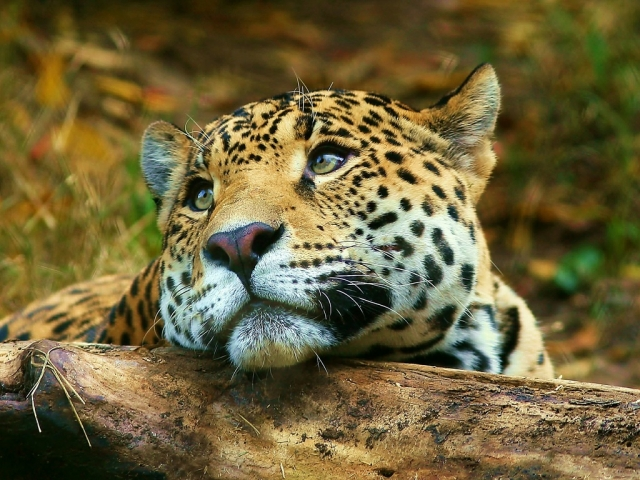
%> input picture vision/hw1/prob_pyramids/tiger.jpg, 640 x 480 px
$ octave pyramids.m   (GNU Octave 9; MATLAB toolbox functions it lacks are replaced by stand-ins)
%> lines starting %> are read from the running program, lines starting %| are printed output that depends on the picture
im =  im2double(rgb2gray(imread('tiger.jpg')));
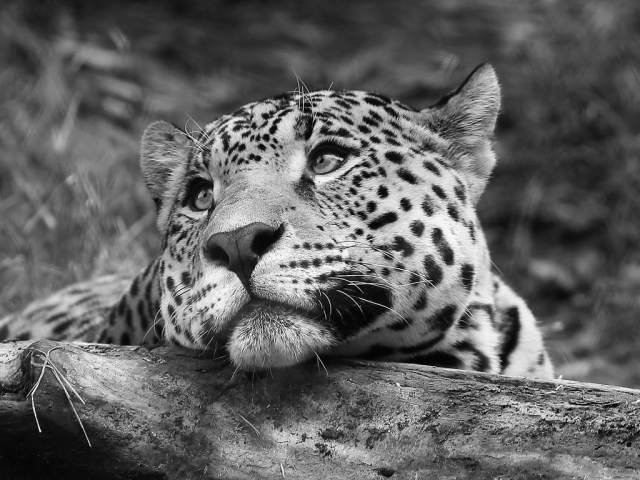
%> im: size 480x640 double; min 0.00784, max 0.984, mean 0.383
filter = fspecial('gaussian', 7, 2);

figure(1);
subplot(2, 5, 1);
imagesc(im);
axis image;

figure(2);
subplot(2, 5, 1);
imagesc(log(abs(fftshift(fft2(im)))));
axis image;
colormap jet;

for n = 2:5
%> this loop made 4 passes; what is shown inside it comes from the first
    g_smooth = imfilter(im, filter);
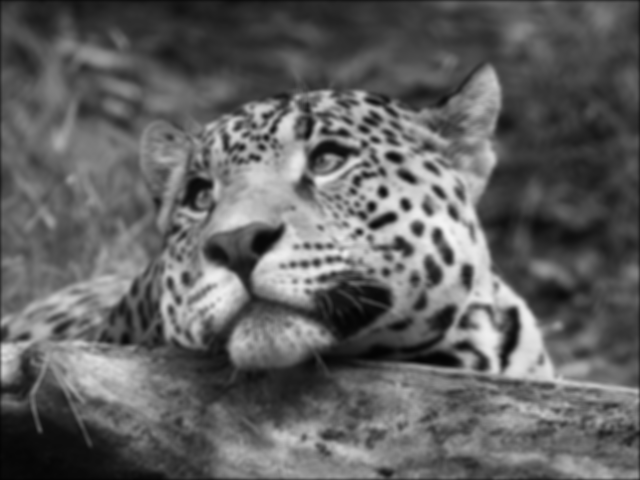
%> g_smooth: size 480x640 double; min 0.0156, max 0.957, mean 0.382
    downsample = g_smooth(1:2:end, 1:2:end);
    upsample = imresize(downsample, size(g_smooth));
    l_smooth = imfilter(upsample, filter);
    laplacian = im - l_smooth;
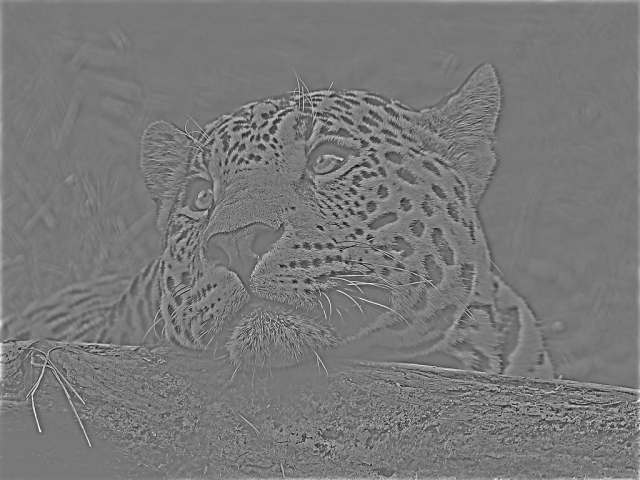
%> laplacian: size 480x640 double; min -0.589, max 0.657, mean 0.0025; drawn with min black and max white
    im = downsample;

    gauss_fft = fft2(downsample);
    lap_fft = fft2(laplacian);

    figure(1);
    subplot(2, 5, n);
    imagesc(downsample);
    axis image;

    subplot(2, 5, n + 4);
    imagesc(laplacian);
    colormap gray;
    axis image;

    figure(2);
    subplot(2, 5, n);
    imagesc(log(abs(fftshift(gauss_fft))));
    axis image;
    colormap jet;

    figure(2);
    subplot(2, 5, n + 4);
    imagesc(log(abs(fftshift(lap_fft))));
    axis image;
    colormap jet;
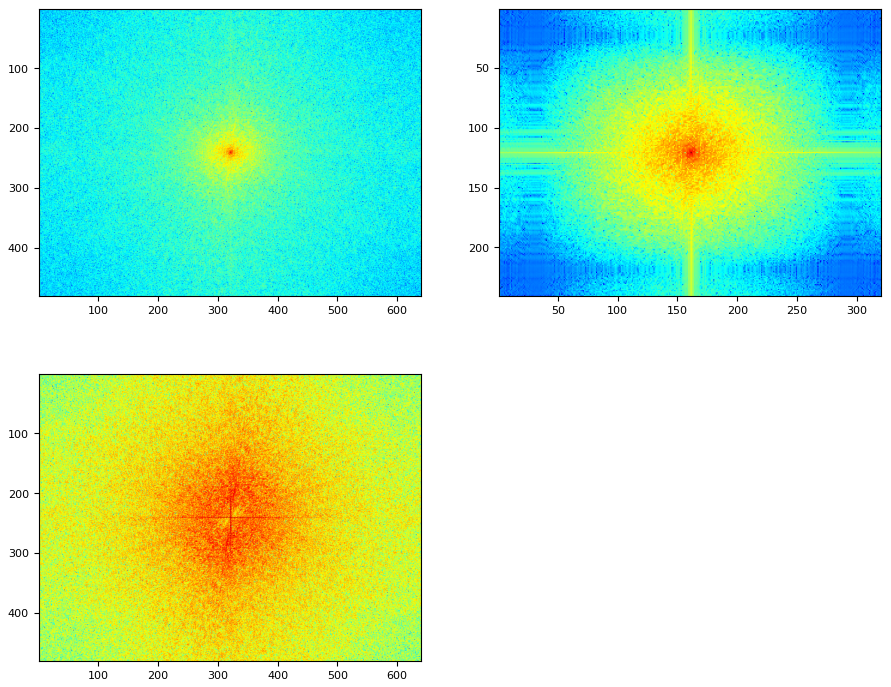
%> figure redrawn from the program's plot data, 3 panels

end
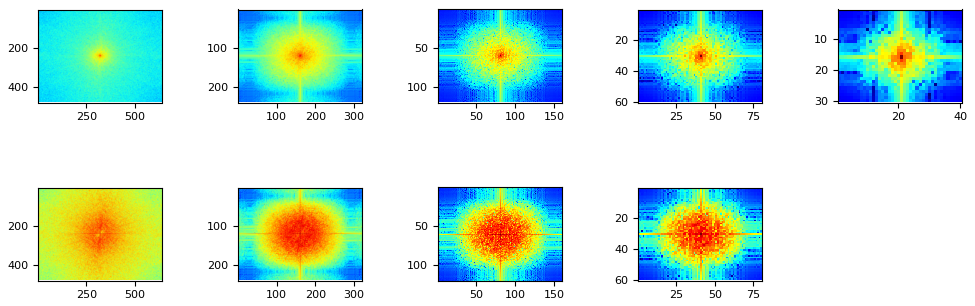
%> figure redrawn from the program's plot data, 9 panels

$ run again, with vision/hw1/prob_pyramids/basin.jpg copied over vision/hw1/prob_pyramids/tiger.jpg
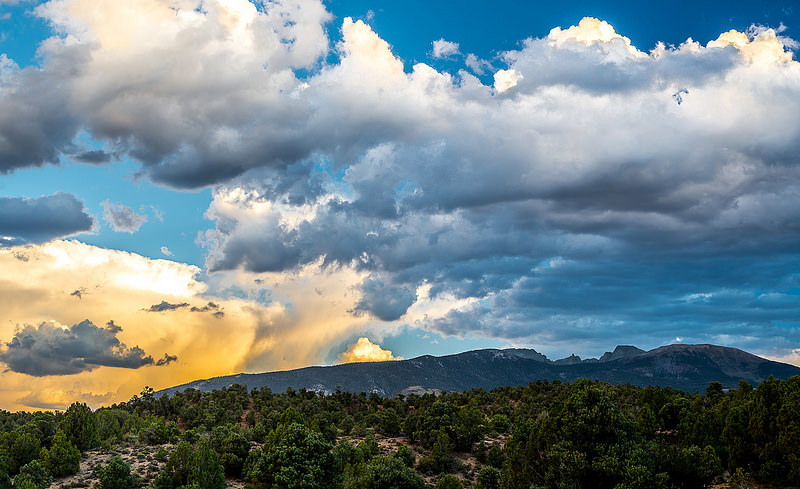
%> input picture vision/hw1/prob_pyramids/basin.jpg, 800 x 489 px
%> `laplacian = im - l_smooth;`:
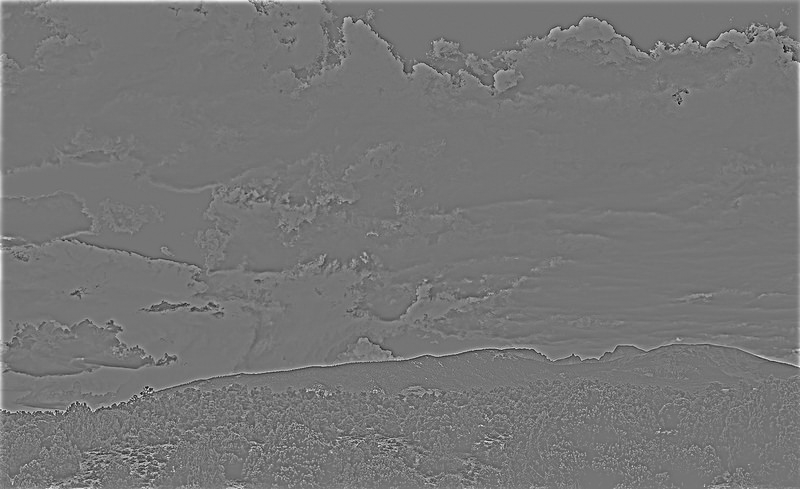
%> laplacian: size 489x800 double; min -0.575, max 0.673, mean 0.00333; drawn with min black and max white
%> `colormap jet;`:
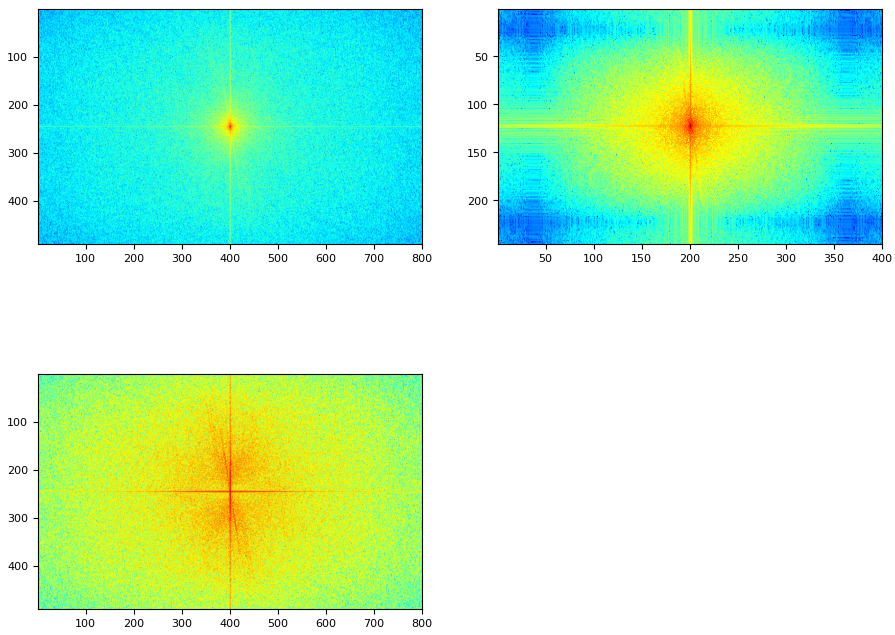
%> figure redrawn from the program's plot data, 3 panels
